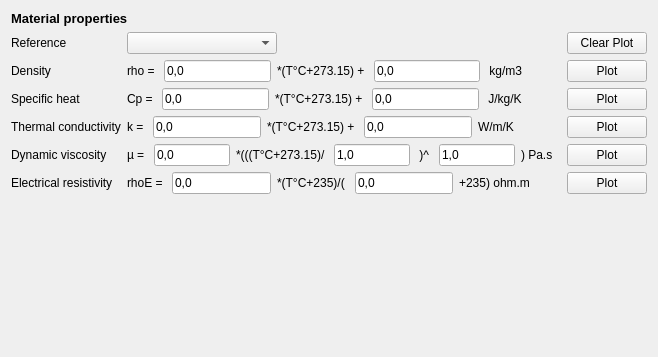
<?xml version="1.0" encoding="UTF-8"?>
<ui version="4.0">
 <class>Form</class>
 <widget class="QWidget" name="Form">
  <property name="geometry">
   <rect>
    <x>0</x>
    <y>0</y>
    <width>658</width>
    <height>357</height>
   </rect>
  </property>
  <property name="windowTitle">
   <string>Form</string>
  </property>
  <layout class="QVBoxLayout" name="verticalLayout">
   <item>
    <widget class="QLabel" name="ui_lbl_title">
     <property name="text">
      <string>&lt;html&gt;&lt;head/&gt;&lt;body&gt;&lt;p&gt;&lt;span style=&quot; font-size:10pt; font-weight:600;&quot;&gt;Material properties&lt;/span&gt;&lt;/p&gt;&lt;/body&gt;&lt;/html&gt;</string>
     </property>
    </widget>
   </item>
   <item>
    <layout class="QHBoxLayout" name="horizontalLayout_7">
     <item>
      <layout class="QFormLayout" name="ui_form_prop">
       <item row="0" column="0">
        <widget class="QLabel" name="ui_lbl_reference">
         <property name="text">
          <string>Reference</string>
         </property>
        </widget>
       </item>
       <item row="0" column="1">
        <layout class="QHBoxLayout" name="horizontalLayout">
         <item>
          <widget class="QComboBox" name="ui_cBox_ref">
           <property name="minimumSize">
            <size>
             <width>150</width>
             <height>0</height>
            </size>
           </property>
          </widget>
         </item>
         <item>
          <spacer name="horizontalSpacer_6">
           <property name="orientation">
            <enum>Qt::Horizontal</enum>
           </property>
           <property name="sizeHint" stdset="0">
            <size>
             <width>40</width>
             <height>20</height>
            </size>
           </property>
          </spacer>
         </item>
         <item>
          <widget class="QPushButton" name="ui_btn_clear_plot">
           <property name="text">
            <string>Clear Plot</string>
           </property>
          </widget>
         </item>
        </layout>
       </item>
       <item row="1" column="0">
        <widget class="QLabel" name="ui_lbl_density">
         <property name="text">
          <string>Density</string>
         </property>
        </widget>
       </item>
       <item row="1" column="1">
        <layout class="QHBoxLayout" name="horizontalLayout_2">
         <item>
          <widget class="QLabel" name="ui_lbl_rho1">
           <property name="text">
            <string>rho = </string>
           </property>
          </widget>
         </item>
         <item>
          <widget class="QLineEdit" name="ui_le_rhoA">
           <property name="text">
            <string>0,0</string>
           </property>
          </widget>
         </item>
         <item>
          <widget class="QLabel" name="ui_lbl_rho2">
           <property name="text">
            <string>*(T°C+273.15) + </string>
           </property>
          </widget>
         </item>
         <item>
          <widget class="QLineEdit" name="ui_le_rhoB">
           <property name="text">
            <string>0,0</string>
           </property>
          </widget>
         </item>
         <item>
          <widget class="QLabel" name="ui_lbl_rho3">
           <property name="text">
            <string> kg/m3</string>
           </property>
          </widget>
         </item>
         <item>
          <spacer name="horizontalSpacer">
           <property name="orientation">
            <enum>Qt::Horizontal</enum>
           </property>
           <property name="sizeHint" stdset="0">
            <size>
             <width>40</width>
             <height>20</height>
            </size>
           </property>
          </spacer>
         </item>
         <item>
          <widget class="QPushButton" name="ui_btn_plot_d">
           <property name="toolTip">
            <string>&lt;html&gt;&lt;head/&gt;&lt;body&gt;&lt;p&gt;Plot density versus temperature.&lt;/p&gt;&lt;p&gt;Each time you modify the density parameters, the curve will be updated!&lt;/p&gt;&lt;/body&gt;&lt;/html&gt;</string>
           </property>
           <property name="text">
            <string>Plot</string>
           </property>
          </widget>
         </item>
        </layout>
       </item>
       <item row="2" column="0">
        <widget class="QLabel" name="ui_lbl_specHeat">
         <property name="text">
          <string>Specific heat</string>
         </property>
        </widget>
       </item>
       <item row="2" column="1">
        <layout class="QHBoxLayout" name="horizontalLayout_3">
         <item>
          <widget class="QLabel" name="ui_lbl_cp1">
           <property name="text">
            <string>Cp = </string>
           </property>
          </widget>
         </item>
         <item>
          <widget class="QLineEdit" name="ui_le_cpA">
           <property name="text">
            <string>0,0</string>
           </property>
          </widget>
         </item>
         <item>
          <widget class="QLabel" name="ui_lbl_cp2">
           <property name="text">
            <string>*(T°C+273.15) + </string>
           </property>
          </widget>
         </item>
         <item>
          <widget class="QLineEdit" name="ui_le_cpB">
           <property name="text">
            <string>0,0</string>
           </property>
          </widget>
         </item>
         <item>
          <widget class="QLabel" name="ui_lbl_cp3">
           <property name="text">
            <string> J/kg/K</string>
           </property>
          </widget>
         </item>
         <item>
          <spacer name="horizontalSpacer_2">
           <property name="orientation">
            <enum>Qt::Horizontal</enum>
           </property>
           <property name="sizeHint" stdset="0">
            <size>
             <width>40</width>
             <height>20</height>
            </size>
           </property>
          </spacer>
         </item>
         <item>
          <widget class="QPushButton" name="ui_btn_plot_sh">
           <property name="toolTip">
            <string>&lt;html&gt;&lt;head/&gt;&lt;body&gt;&lt;p&gt;Plot specific heat versus temperature.&lt;/p&gt;&lt;p&gt;Each time you modify the specific heat parameters, the curve will be updated!&lt;/p&gt;&lt;/body&gt;&lt;/html&gt;</string>
           </property>
           <property name="text">
            <string>Plot</string>
           </property>
          </widget>
         </item>
        </layout>
       </item>
       <item row="3" column="0">
        <widget class="QLabel" name="ui_lbl_thermCond">
         <property name="text">
          <string>Thermal conductivity</string>
         </property>
        </widget>
       </item>
       <item row="3" column="1">
        <layout class="QHBoxLayout" name="horizontalLayout_4">
         <item>
          <widget class="QLabel" name="ui_lbl_k1">
           <property name="text">
            <string>k = </string>
           </property>
          </widget>
         </item>
         <item>
          <widget class="QLineEdit" name="ui_le_kA">
           <property name="text">
            <string>0,0</string>
           </property>
          </widget>
         </item>
         <item>
          <widget class="QLabel" name="ui_lbl_k2">
           <property name="text">
            <string>*(T°C+273.15) + </string>
           </property>
          </widget>
         </item>
         <item>
          <widget class="QLineEdit" name="ui_le_kB">
           <property name="text">
            <string>0,0</string>
           </property>
          </widget>
         </item>
         <item>
          <widget class="QLabel" name="ui_lbl_k3">
           <property name="text">
            <string>W/m/K</string>
           </property>
          </widget>
         </item>
         <item>
          <spacer name="horizontalSpacer_3">
           <property name="orientation">
            <enum>Qt::Horizontal</enum>
           </property>
           <property name="sizeHint" stdset="0">
            <size>
             <width>40</width>
             <height>20</height>
            </size>
           </property>
          </spacer>
         </item>
         <item>
          <widget class="QPushButton" name="ui_btn_plot_tc">
           <property name="toolTip">
            <string>&lt;html&gt;&lt;head/&gt;&lt;body&gt;&lt;p&gt;Plot thermal conductivity versus temperature.&lt;/p&gt;&lt;p&gt;Each time you modify the thermal conductivity parameters, the curve will be updated!&lt;/p&gt;&lt;/body&gt;&lt;/html&gt;</string>
           </property>
           <property name="text">
            <string>Plot</string>
           </property>
          </widget>
         </item>
        </layout>
       </item>
       <item row="4" column="0">
        <widget class="QLabel" name="ui_lbl_dynaVisco">
         <property name="text">
          <string>Dynamic viscosity</string>
         </property>
        </widget>
       </item>
       <item row="4" column="1">
        <layout class="QHBoxLayout" name="ui_layout_visco">
         <item>
          <widget class="QLabel" name="ui_lbl_mu1">
           <property name="text">
            <string>µ = </string>
           </property>
          </widget>
         </item>
         <item>
          <widget class="QLineEdit" name="ui_le_muA">
           <property name="text">
            <string>0,0</string>
           </property>
          </widget>
         </item>
         <item>
          <widget class="QLabel" name="ui_lbl_mu2">
           <property name="text">
            <string>*(((T°C+273.15)/ </string>
           </property>
          </widget>
         </item>
         <item>
          <widget class="QLineEdit" name="ui_le_muB">
           <property name="text">
            <string>1,0</string>
           </property>
          </widget>
         </item>
         <item>
          <widget class="QLabel" name="ui_lbl_mu3">
           <property name="text">
            <string> )^ </string>
           </property>
          </widget>
         </item>
         <item>
          <widget class="QLineEdit" name="ui_le_muC">
           <property name="text">
            <string>1,0</string>
           </property>
          </widget>
         </item>
         <item>
          <widget class="QLabel" name="ui_lbl_mu4">
           <property name="text">
            <string>) Pa.s</string>
           </property>
          </widget>
         </item>
         <item>
          <spacer name="horizontalSpacer_4">
           <property name="orientation">
            <enum>Qt::Horizontal</enum>
           </property>
           <property name="sizeHint" stdset="0">
            <size>
             <width>40</width>
             <height>20</height>
            </size>
           </property>
          </spacer>
         </item>
         <item>
          <widget class="QPushButton" name="ui_btn_plot_dv">
           <property name="toolTip">
            <string>&lt;html&gt;&lt;head/&gt;&lt;body&gt;&lt;p&gt;Plot dynamic viscosity versus temperature.&lt;/p&gt;&lt;p&gt;Each time you modify the dynamic viscosity parameters, the curve will be updated!&lt;/p&gt;&lt;/body&gt;&lt;/html&gt;</string>
           </property>
           <property name="text">
            <string>Plot</string>
           </property>
          </widget>
         </item>
        </layout>
       </item>
       <item row="5" column="0">
        <widget class="QLabel" name="ui_lbl_dynaVisco_2">
         <property name="text">
          <string>Electrical resistivity</string>
         </property>
        </widget>
       </item>
       <item row="5" column="1">
        <layout class="QHBoxLayout" name="ui_layout_rhoE">
         <item>
          <widget class="QLabel" name="ui_lbl_rhoE1">
           <property name="text">
            <string>rhoE = </string>
           </property>
          </widget>
         </item>
         <item>
          <widget class="QLineEdit" name="ui_le_rhoEA">
           <property name="text">
            <string>0,0</string>
           </property>
          </widget>
         </item>
         <item>
          <widget class="QLabel" name="ui_lbl_rhoE2">
           <property name="text">
            <string>*(T°C+235)/( </string>
           </property>
          </widget>
         </item>
         <item>
          <widget class="QLineEdit" name="ui_le_rhoEB">
           <property name="text">
            <string>0,0</string>
           </property>
          </widget>
         </item>
         <item>
          <widget class="QLabel" name="ui_lbl_rhoE3">
           <property name="text">
            <string>+235) ohm.m</string>
           </property>
          </widget>
         </item>
         <item>
          <spacer name="horizontalSpacer_5">
           <property name="orientation">
            <enum>Qt::Horizontal</enum>
           </property>
           <property name="sizeHint" stdset="0">
            <size>
             <width>40</width>
             <height>20</height>
            </size>
           </property>
          </spacer>
         </item>
         <item>
          <widget class="QPushButton" name="ui_btn_plot_er">
           <property name="toolTip">
            <string>&lt;html&gt;&lt;head/&gt;&lt;body&gt;&lt;p&gt;Plot electrical resistivity versus temperature.&lt;/p&gt;&lt;p&gt;Each time you modify the electrical resistivity parameters, the curve will be updated!&lt;/p&gt;&lt;/body&gt;&lt;/html&gt;</string>
           </property>
           <property name="text">
            <string>Plot</string>
           </property>
          </widget>
         </item>
        </layout>
       </item>
      </layout>
     </item>
     <item>
      <spacer name="horizontalSpacer_7">
       <property name="orientation">
        <enum>Qt::Horizontal</enum>
       </property>
       <property name="sizeHint" stdset="0">
        <size>
         <width>40</width>
         <height>20</height>
        </size>
       </property>
      </spacer>
     </item>
    </layout>
   </item>
   <item>
    <widget class="QFrame" name="ui_frame_plt">
     <property name="frameShape">
      <enum>QFrame::StyledPanel</enum>
     </property>
     <property name="frameShadow">
      <enum>QFrame::Raised</enum>
     </property>
    </widget>
   </item>
   <item>
    <spacer name="verticalSpacer">
     <property name="orientation">
      <enum>Qt::Vertical</enum>
     </property>
     <property name="sizeHint" stdset="0">
      <size>
       <width>20</width>
       <height>40</height>
      </size>
     </property>
    </spacer>
   </item>
  </layout>
  <zorder>ui_lbl_title</zorder>
  <zorder>ui_frame_plt</zorder>
 </widget>
 <tabstops>
  <tabstop>ui_cBox_ref</tabstop>
  <tabstop>ui_le_rhoA</tabstop>
  <tabstop>ui_le_rhoB</tabstop>
  <tabstop>ui_le_cpA</tabstop>
  <tabstop>ui_le_cpB</tabstop>
  <tabstop>ui_le_kA</tabstop>
  <tabstop>ui_le_kB</tabstop>
  <tabstop>ui_le_muA</tabstop>
  <tabstop>ui_le_muB</tabstop>
  <tabstop>ui_le_muC</tabstop>
 </tabstops>
 <resources/>
 <connections/>
</ui>
